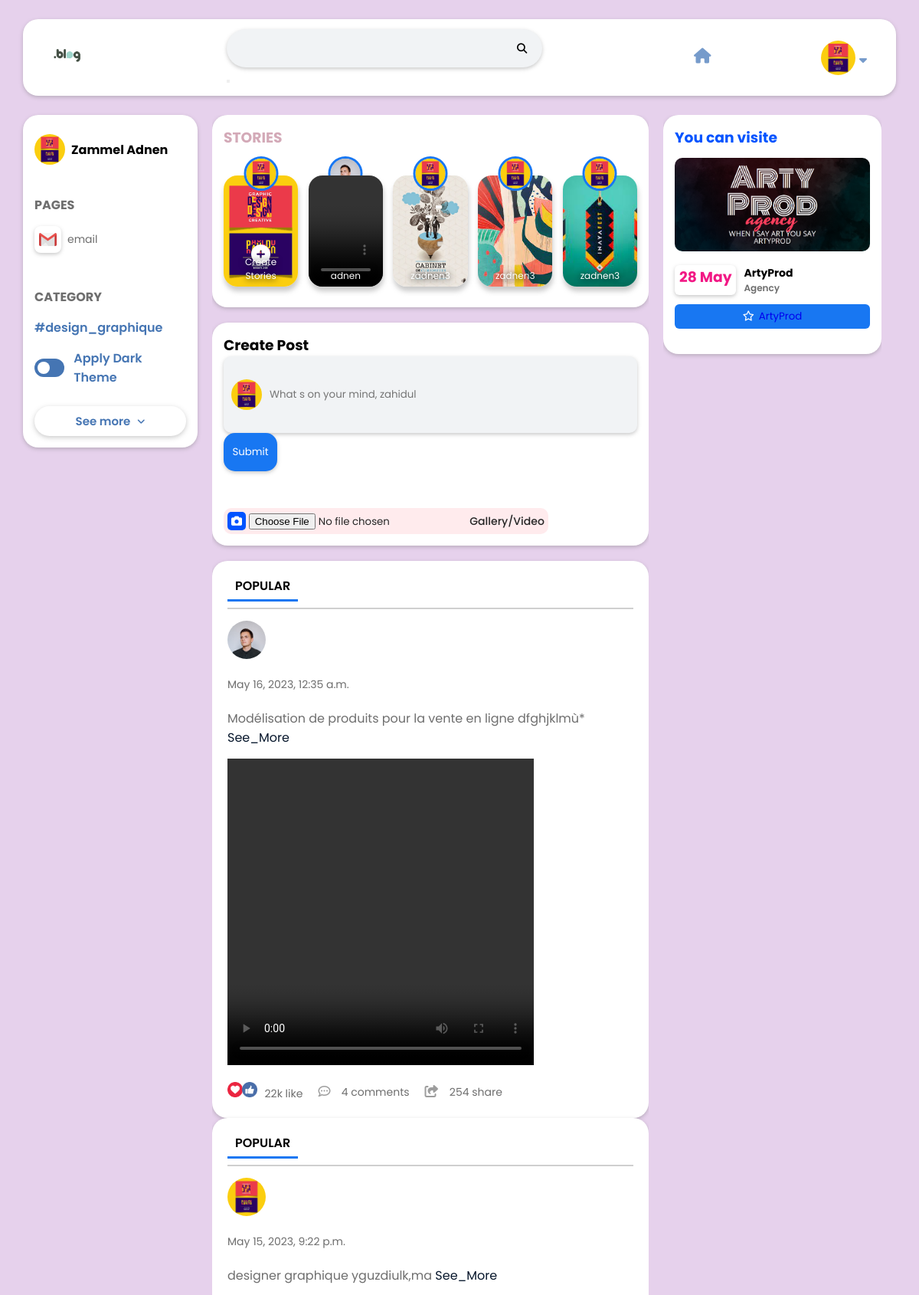
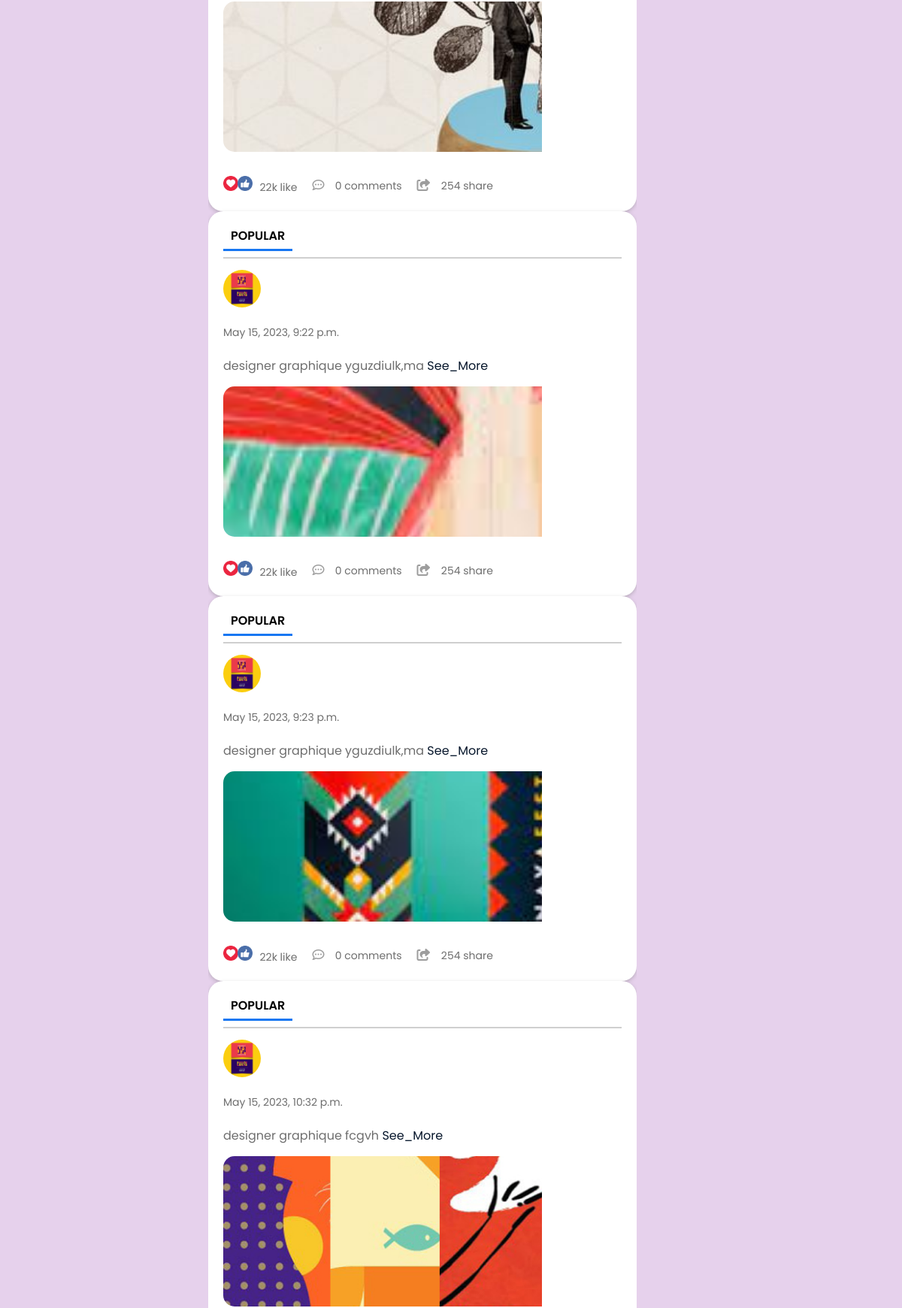
Page /BlogApplication/ (signed in, upper part) on the committed database (2 pictures, top to bottom).
### BlogApplication/models.py (models this page shows, shortened)
class Profile(models.Model):
    user = models.OneToOneField(User, on_delete=models.CASCADE)
    avatar = models.ImageField(upload_to='avatars/', null=True, blank=True)

class Category(models.Model):
    name = models.CharField(max_length=50)

class Post(models.Model):
    title = models.CharField(max_length=200)
    author = models.ForeignKey('auth.User', on_delete=models.CASCADE)
    categories = models.ManyToManyField(Category)
    content = models.CharField(max_length=200)
    image = models.FileField(upload_to='uploads/%Y/%m/%d/')
    created_at = models.DateTimeField(auto_now_add=True)
    updated_at = models.DateTimeField(auto_now=True)

### BlogApplication/views.py (the view)
# urls.py: path('', views.post_list, name='post_list'),
def post_list(request):
    posts = Post.objects.annotate(num_comments=Count('comments'))
    categories = Category.objects.all()
    profile=Profile.objects.get(user=request.user)
    post_form = None
    if request.method == 'POST':
        if request.user.is_authenticated:
            post_form = PostForm(request.POST, request.FILES)
            if post_form.is_valid():
                content = post_form.cleaned_data['content']
                image = post_form.cleaned_data['image']
                author = request.user
                post = Post.objects.create(content=content, image=image, author=author)
                return redirect('/BlogApplication/')
    else:
        post_form = PostForm()
    context = {
        'posts': posts,
        'profile':profile,
        'categories': categories,
        'post_form': post_form
    }
    return render(request, 'post_list.html', context)

### BlogApplication/forms.py
class PostForm(forms.Form):
    content = forms.CharField(widget=forms.TextInput(attrs={'class': 'form-control form-control-lg', 'placeholder': 'What s on your mind, zahidul'}))
    image = forms.FileField(widget=forms.ClearableFileInput(attrs={'class': 'transparent-input'}))

### BlogApplication/templates/post_list.html (shortened to what this page needs)
<!DOCTYPE html>
<html lang="en">
<head>
    <link rel="stylesheet" href="/static/style.css">
    <link rel="stylesheet" href="https://cdnjs.cloudflare.com/ajax/libs/font-awesome/6.1.1/css/all.min.css" />
</head>
<body>
<header>
    <div class="header-container">
        <div class="header-wrapper">
            <div class="logoBox">
                <a href="http://127.0.0.1:8000/BlogApplication/"><img src="/static/images/572.png" alt="logo"></a>
            </div>
            <div class="searchBox">
                <form class="form-inline ml-auto" method="GET" action="{% url 'BlogApplication:search' %}">
                    <input type="search" name="q">
                    <button type="submit"><i class="fas fa-search"></i></button>
                </form>
            </div>
            <div class="iconBox2">
                <li><i class="fa-solid fa-house"></i></li>
                <label><img src="/media/{{profile.avatar}}" alt="user"></label>
                <i class="fa-solid fa-caret-down"></i>
            </div>
        </div>
    </div>
</header>
<div class="home">
    <div class="container">
        <div class="home-weapper">
            <div class="home-left">
                <div class="profile">
                    <img src="/media/{{profile.avatar}}" alt="user">
                    <h3>{{profile.user.last_name}} {{profile.user.first_name}}</h3>
                </div>
                <div class="pages">
                    <h4 class="mini-headign">Pages</h4>
                    <label>
                        <img src="/static/images/Gmail-PNG-Clipart.png" alt="email">
                        <span>email</span>
                    </label>
                </div>
                <div class="explore">
                    <h4 class="mini-headign">Category</h4>
                    {% for cat in categories %}
                    <a href="#">{{ cat.name}}</a>
                    {% endfor %}
                    <div><label class="darkTheme"> <span></span></label> Apply Dark Theme</div>
                    <button class="see-more-btn">See more <i class="fa-solid fa-angle-down"></i></button>
                </div>
            </div>
            <div class="home-center">
                <div class="home-center-wrapper">
                    <div class="stories">
                        <h3 class="mini-headign">Stories</h3>
                        <div class="stories-wrapper">
                            <div class="single-stories">
                                <label><img src="/media/{{profile.avatar}}" alt="user"></label>
                                <div>
                                    <img src="/media/{{profile.avatar}}" alt="user">
                                    <i class="fa-solid fa-circle-plus"></i>
                                    <b>Create Stories</b>
                                </div>
                            </div>
                            {% for post in posts|slice:":4" %}
                            <div class="single-stories" onclick="zoomStory(this)">
                                <label><img src="{{ post.author.profile.avatar.url }}" alt="sp"></label>
                                <div>
                                    {% if post.image.url|lower|slice:'-4:' == '.mp4' or post.image.url|lower|slice:'-4:' == '.avi' %}
                                    <video controls>
                                        <source src="/media/{{ post.image }}" type="video/mp4">
                                    </video>
                                    {% else %}
                                    <img src="{{ post.image.url }}" alt="ss">
                                    {% endif %}
                                    <b>{{ post.author.username }}</b>
                                </div>
                            </div>
                            {% endfor %}
                        </div>
                    </div>
                    <div class="createPost">
                        <h3 class="mini-heading">Create Post</h3>
                        <form method="POST" enctype="multipart/form-data">
                        <div class="post-text">
                                <img src="/media/{{profile.avatar}}" alt="user">
                                {{ post_form.content }}
                                <button type="submit">Submit</button>
                        </div>
                        <div class="post-icon">
                            <a href="#" style="background: #ffebed;">
                                <i style="background: #0053ff;" class="fa-solid fa-camera"></i>
                                {{ post_form.image }}
                                Gallery/Video
                            </a>
                        </div>
                    </form>
                    </div>
                    {% for post in posts %}
                    <div class="fb-post1">
                        <div class="fb-post1-container">
                            <div class="fb-post1-header">
                                <ul>
                                    <li class="active">popular</li>
                                </ul>
                            </div>
                            <div class="fb-p1-main">
                                <div class="post-title">
                                    <img src="{{ post.author.profile.avatar.url }}" alt="user picture">
                                    <ul>
                                        <li><span> {{post.created_at}}</span></li>
                                    </ul>
                                    <p>
                                        {{post.title}}
                                        {{post.content}}
                                        <a href="{% url 'BlogApplication:post_detail' post.id %}">See_More</a>
                                    </p>
                                </div>
                                <div class="post-images">
                                    <div class="post-images1">
                                        {% if post.image.url|lower|slice:'-4:' == '.mp4' or post.image.url|lower|slice:'-4:' == '.avi' %}
                                            <video width="400" height="400" controls>
                                                <source src="/media/{{ post.image }}" type="video/mp4">
                                            </video>
                                        {% else %}
                                            <img src="{{ post.image.url }}" alt="post images 01">
                                        {% endif %}
                                    </div>
                                </div>
                                <div class="like-comment">
                                    <ul>
                                        <li>
                                            <img src="/static/images/love.png" alt="love">
                                            <img src="/static/images/like.png" alt="like">
                                            <span>22k like</span>
                                        </li>
                                        <li><i class="fa-regular fa-comment-dots"></i> <span>{{ post.num_comments }} comments</span></li>
                                        <li><i class="fa-solid fa-share-from-square"></i> <span>254 share</span></li>
                                    </ul>
                                </div>
                            </div>
                        </div>
                    </div>
                    {% endfor %}
                </div>
            </div>
            <div class="home-right">
                <div class="home-right-wrapper">
                    <div class="event-friend">
                        <div class="event">
                            <h3 class="heading" style="color: #0053ff;">You can visite</h3>
                            <img src="/static/images/artprod.png" alt="event-img">
                            <div class="event-date">
                                <h3 id="currentDate"></h3>
                                <h4>ArtyProd <span>Agency</span></h4>
                            </div>
                            <button><i class="fa-regular fa-star"></i><a href="http://127.0.0.1:8000/">ArtyProd<a/></button>
                        </div>
                    </div>
                </div>
            </div>
        </div>
    </div>
</div>
</body>
</html>

### BlogApplication/templates/post_list.html (style rules this page uses)
.post-text button { padding: 6px; background: #1877f2; color: white; border-radius: 15px; border: none; margin-bottom: 18px; transition: .4s; width:70px; height:50px; box-shadow: 0 2px 5px 0 var(--shadow); }

### rows in the picture
Profile: avatar (picture), user.last_name "Zammel", user.first_name "Adnen"
Category: name "#design_graphique"
Post: author.profile.avatar (picture), author.username "adnen", created_at "May 16, 2023, 12:35 a.m.", title "Modélisation de produits pour la vente en ligne", content "dfghjklmù*", num_comments "4"
Post: author.profile.avatar (picture), image (picture), author.username "zadnen3", created_at "May 15, 2023, 9:22 p.m.", title "designer graphique", content "yguzdiulk,ma", num_comments "0"
Post: author.profile.avatar (picture), image (picture), author.username "zadnen3", created_at "May 15, 2023, 9:22 p.m.", title "designer graphique", content "yguzdiulk,ma", num_comments "0"
Post: author.profile.avatar (picture), image (picture), author.username "zadnen3", created_at "May 15, 2023, 9:23 p.m.", title "designer graphique", content "yguzdiulk,ma", num_comments "0"
Post: author.profile.avatar (picture), created_at "May 15, 2023, 10:32 p.m.", title "designer graphique", content "fcgvh", image (picture)
